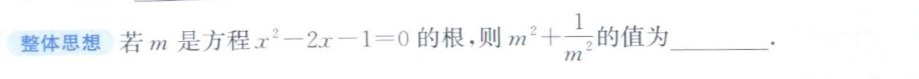
#> input picture data/derived/analysis/coord_evidence/annimg/46006966_10_question_0@page_9_rm2qy8d2.jpg, 919 x 79 px
$ python -i formula_canvas.py   (imports and definitions only)
#> lines starting #> are read from the running program, lines starting #| are printed output that depends on the picture
#> further down, picture is the input picture: PIL image 919x79 RGB; mean R, G, B 248.6, 249.6, 250.6
### src/annotation/recognition/formula_backend.py
"""Explicit local formula-model observations; no automatic model downloads.

The raw LaTeX is an unverified observation. This collector accepts source pixels
and layout only, never expected mathematical text or answers. Cached consumers
do not import a model runtime. Test recognizers are always labelled synthetic.
"""
from __future__ import annotations

import copy
from datetime import datetime, timezone
import hashlib
import importlib.metadata
import math
from pathlib import Path
import time

import numpy as np
from PIL import Image, ImageEnhance

from .baseline import code_digest, digest, file_digest, valid_bbox

SCHEMA = 'b-formula-observation-trial/0.1'
CONFIG = {'padding_pixels': 2,
          'variants': [{'variant_id': 'scale3', 'scale': 3, 'contrast': 1.0},
                       {'variant_id': 'scale4-contrast15', 'scale': 4, 'contrast': 1.5}],
          'resize': 'PIL_LANCZOS', 'color': 'RGB', 'seed': 0,
          'maximum_decode_tokens': 128, 'temperature': .00001}
MODEL_NAMES = ('image_resizer.onnx', 'encoder.onnx', 'decoder.onnx', 'tokenizer.json')


def reference(value):
    return {k: value[k] for k in ('artifact_id', 'revision', 'content_hash')}


def pixel_digest(image):
    return hashlib.sha256(np.asarray(image, dtype=np.uint8).tobytes()).hexdigest()


# [141 lines left out: functions plan_formula_units, preprocess_formula, _local_cpu_backend, collect_formula_observations, not called in this run]

### src/annotation/recognition/formula_canvas.py
"""Formula observations with a fixed, source-preserving encoder canvas.

The historical formula backend/configuration remains unchanged. This path
preserves the whole canvas while retaining learned sizing, with every resize,
padding operation, raw resizer output and final tensor available for replay.
Raw observations and all old/new candidates remain unselected and unverified.
"""
from __future__ import annotations

import copy
from datetime import datetime, timezone
import hashlib
import math
from pathlib import Path
import time

import numpy as np
from PIL import Image

from .baseline import code_digest, digest
from .formula_backend import _local_cpu_backend, plan_formula_units, reference, pixel_digest
from .formula_candidates import build_formula_candidates
from .formula_syntax import fraction_count, parse_formula_latex

OBSERVATION_SCHEMA = "b-formula-canvas-observation-trial/0.1"
CANDIDATE_SCHEMA = "b-formula-canvas-candidate-trial/0.1"
CONFIG = {
    "padding_pixels": 2,
    "variants": [
        {"variant_id": "gray-native", "scale": 1},
        {"variant_id": "gray-scale3", "scale": 3},
    ],
    "grayscale": "PIL_L", "resize": "PIL_LANCZOS", "color": "RGB",
    "canvas_multiple": 32, "canvas_alignment": "TOP_LEFT", "canvas_background": 255,
    "maximum_canvas_size": [672, 192], "minimum_canvas_size": [32, 32],
    "full_pad_normalization": "MINMAX_UINT8", "resizer_maximum_iterations": 10,
    "tensor_layout": "NCHW", "tensor_dtype": "float32",
    "tensor_channels": 1, "normalization_mean": .7931, "normalization_std": .1738,
    "normalization_max_pixel_value": 255, "seed": 0, "maximum_decode_tokens": 128,
    "temperature": .00001, "learned_resizer": True, "trim": False,
}


def plan_canvas_units(layout, crop_path):
    """Use the unchanged full-fraction source plan, including its two-pixel pad."""
    return plan_formula_units(layout, crop_path)


def _full_pad(image):
    """Normalize grayscale but retain every input pixel, including faint edges."""
    gray = np.asarray(image.convert("L"), dtype=np.float32)
    low, high = float(gray.min()), float(gray.max())
#> low = 81; high = 255
    if high > low:
        gray = (gray-low)/(high-low)*255
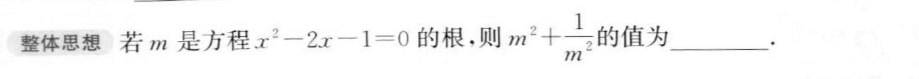
#> gray: shape (79, 919) float32; min 0, max 255, mean 246.8
    tile = Image.fromarray(gray.astype(np.uint8)).convert("L")
    multiple = CONFIG["canvas_multiple"]
    size = tuple(((value+multiple-1)//multiple)*multiple for value in tile.size)
#> size = (928, 96)
    padded = Image.new("L", size, CONFIG["canvas_background"])
#> padded: PIL image 928x96 L; every value is 255
    padded.paste(tile, (0, 0))
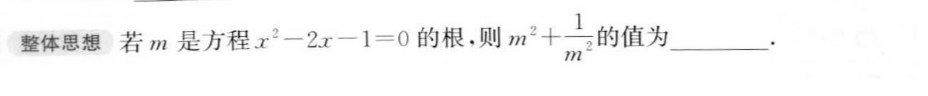
#> padded: PIL image 928x96 L; min 0, max 255, mean 248.2
    return padded, {"input_size": list(image.size), "input_rgb_sha256": pixel_digest(image.convert("RGB")),
        "output_size": list(size), "output_gray_sha256": pixel_digest(padded), "min": low, "max": high,
        "threshold_crop": False}


# [328 lines left out: functions _minmax_size, _tensor, _source_matrix, preprocess_canvas, _envelope, collect_canvas_observations and 2 more, not called in this run]

>>> from PIL import Image
>>> picture = Image.open('../../../data/derived/analysis/coord_evidence/annimg/46006966_10_question_0@page_9_rm2qy8d2.jpg')
>>> result = _full_pad(picture)

$ run again, on data/derived/analysis/coord_evidence/annimg/46006966_12_question_0@page_9_02edhg7g.jpg
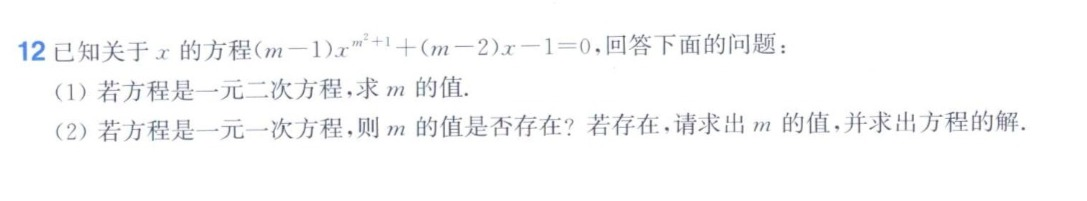
#> input picture data/derived/analysis/coord_evidence/annimg/46006966_12_question_0@page_9_02edhg7g.jpg, 1087 x 201 px
#> picture is the input picture: PIL image 1087x201 RGB; mean R, G, B 249.2, 249.5, 249.8
#> low = 80; high = 255
#> in _full_pad, `gray = (gray-low)/(high-low)*255`:
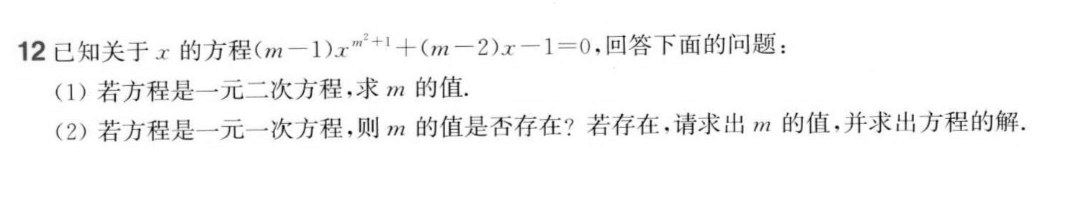
#> gray: shape (201, 1087) float32; min 0, max 255, mean 246.9
#> in _full_pad, `padded.paste(tile, (0, 0))`:
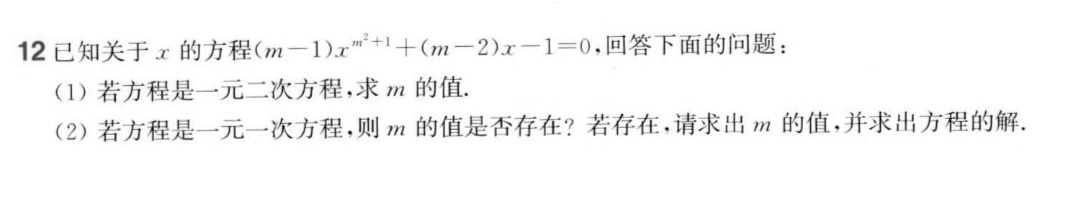
#> padded: PIL image 1088x224 L; min 0, max 255, mean 247.6

$ run again, on data/derived/analysis/coord_evidence/annimg/46006966_14_question_0@page_10_2lwma95y.jpg
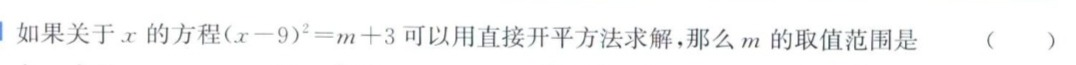
#> input picture data/derived/analysis/coord_evidence/annimg/46006966_14_question_0@page_10_2lwma95y.jpg, 1076 x 65 px
#> picture is the input picture: PIL image 1076x65 RGB; mean R, G, B 245.7, 246.1, 246.2
#> low = 50; high = 255
#> in _full_pad, `gray = (gray-low)/(high-low)*255`:
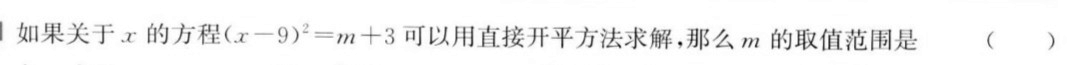
#> gray: shape (65, 1076) float32; min 0, max 255, mean 243.8
#> in _full_pad, `padded.paste(tile, (0, 0))`:
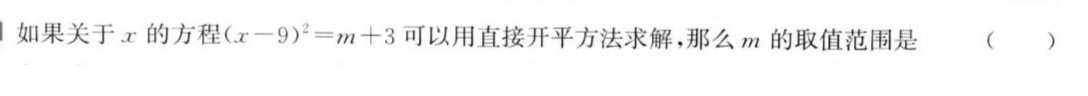
#> padded: PIL image 1088x96 L; min 0, max 255, mean 247.4

$ run again, on data/derived/analysis/coord_evidence/annimg/46006966_2_question_0@page_8_0dpg263b.jpg
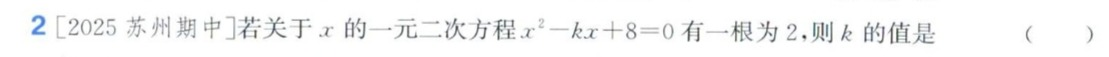
#> input picture data/derived/analysis/coord_evidence/annimg/46006966_2_question_0@page_8_0dpg263b.jpg, 1109 x 57 px
#> picture is the input picture: PIL image 1109x57 RGB; mean R, G, B 246.2, 246.7, 246.9
#> low = 45; high = 255
#> in _full_pad, `padded.paste(tile, (0, 0))`:
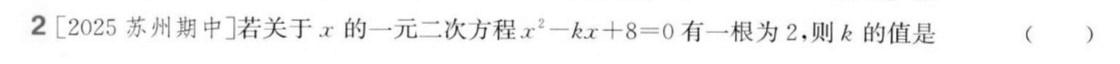
#> padded: PIL image 1120x64 L; min 0, max 255, mean 245.8
